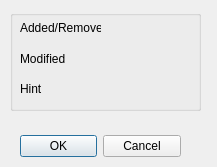
<?xml version="1.0" encoding="UTF-8"?>
<ui version="4.0">
 <class>DiffColorPreferencesDialog</class>
 <widget class="QDialog" name="DiffColorPreferencesDialog">
  <property name="windowModality">
   <enum>Qt::WindowModal</enum>
  </property>
  <property name="geometry">
   <rect>
    <x>0</x>
    <y>0</y>
    <width>217</width>
    <height>167</height>
   </rect>
  </property>
  <property name="windowTitle">
   <string>Diff Color Preferences</string>
  </property>
  <property name="modal">
   <bool>true</bool>
  </property>
  <widget class="QDialogButtonBox" name="buttonBox">
   <property name="geometry">
    <rect>
     <x>20</x>
     <y>130</y>
     <width>161</width>
     <height>32</height>
    </rect>
   </property>
   <property name="orientation">
    <enum>Qt::Horizontal</enum>
   </property>
   <property name="standardButtons">
    <set>QDialogButtonBox::Cancel|QDialogButtonBox::Ok</set>
   </property>
  </widget>
  <widget class="QGroupBox" name="groupBox">
   <property name="geometry">
    <rect>
     <x>10</x>
     <y>10</y>
     <width>191</width>
     <height>101</height>
    </rect>
   </property>
   <property name="title">
    <string/>
   </property>
   <widget class="QLabel" name="label1">
    <property name="geometry">
     <rect>
      <x>10</x>
      <y>10</y>
      <width>81</width>
      <height>16</height>
     </rect>
    </property>
    <property name="text">
     <string>Added/Removed</string>
    </property>
   </widget>
   <widget class="QPushButton" name="addedRemovedColorButton">
    <property name="geometry">
     <rect>
      <x>100</x>
      <y>10</y>
      <width>75</width>
      <height>23</height>
     </rect>
    </property>
    <property name="text">
     <string/>
    </property>
    <property name="flat">
     <bool>true</bool>
    </property>
   </widget>
   <widget class="QLabel" name="label2">
    <property name="geometry">
     <rect>
      <x>10</x>
      <y>41</y>
      <width>81</width>
      <height>16</height>
     </rect>
    </property>
    <property name="text">
     <string>Modified</string>
    </property>
   </widget>
   <widget class="QPushButton" name="modifiedColorButton">
    <property name="geometry">
     <rect>
      <x>100</x>
      <y>38</y>
      <width>75</width>
      <height>23</height>
     </rect>
    </property>
    <property name="text">
     <string/>
    </property>
    <property name="flat">
     <bool>true</bool>
    </property>
   </widget>
   <widget class="QPushButton" name="hintColorButton">
    <property name="geometry">
     <rect>
      <x>100</x>
      <y>68</y>
      <width>75</width>
      <height>23</height>
     </rect>
    </property>
    <property name="text">
     <string/>
    </property>
    <property name="flat">
     <bool>true</bool>
    </property>
   </widget>
   <widget class="QLabel" name="label3">
    <property name="geometry">
     <rect>
      <x>10</x>
      <y>71</y>
      <width>81</width>
      <height>16</height>
     </rect>
    </property>
    <property name="text">
     <string>Hint</string>
    </property>
   </widget>
  </widget>
 </widget>
 <resources/>
 <connections>
  <connection>
   <sender>buttonBox</sender>
   <signal>accepted()</signal>
   <receiver>DiffColorPreferencesDialog</receiver>
   <slot>accept()</slot>
   <hints>
    <hint type="sourcelabel">
     <x>248</x>
     <y>254</y>
    </hint>
    <hint type="destinationlabel">
     <x>157</x>
     <y>274</y>
    </hint>
   </hints>
  </connection>
  <connection>
   <sender>buttonBox</sender>
   <signal>rejected()</signal>
   <receiver>DiffColorPreferencesDialog</receiver>
   <slot>reject()</slot>
   <hints>
    <hint type="sourcelabel">
     <x>316</x>
     <y>260</y>
    </hint>
    <hint type="destinationlabel">
     <x>286</x>
     <y>274</y>
    </hint>
   </hints>
  </connection>
 </connections>
</ui>
